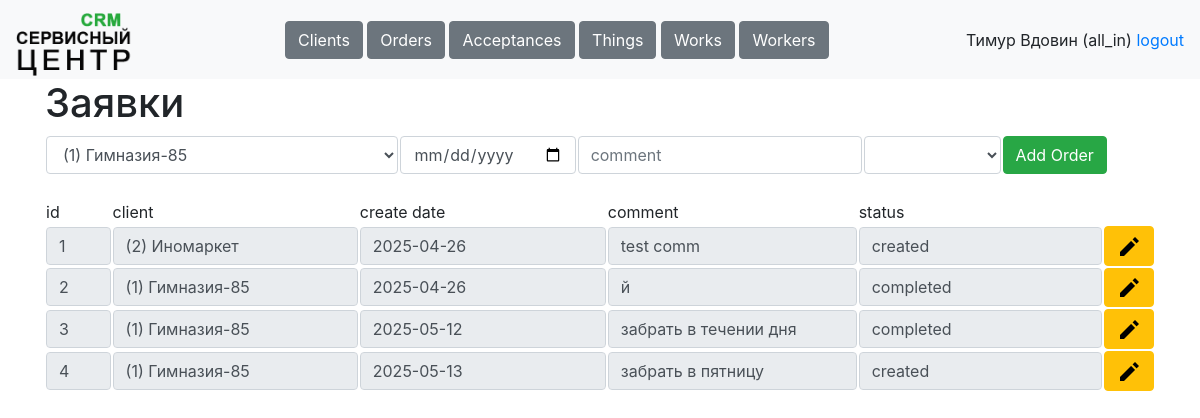
/tables/orders (signed in), run on the app's committed database.
### data/tables.py (models this page shows, shortened)
class Worker(db_session.SqlAlchemyBase, SerializerMixin, UserMixin):
    __tablename__ = 'workers'
    id = Column(sqlalchemy.Integer, primary_key=True, autoincrement=True)
    username = Column(sqlalchemy.String, nullable=True)
    name = Column(sqlalchemy.String, nullable=True)
    password = Column(sqlalchemy.String, nullable=True)
    role = Column(sqlalchemy.String, nullable=True)
    phone = Column(sqlalchemy.String, nullable=True)
    comment = Column(sqlalchemy.String, nullable=True)
    works = orm.relationship('Work', back_populates='worker')
    acceptances = orm.relationship('Acceptance', back_populates='worker')

class Order(db_session.SqlAlchemyBase, SerializerMixin):
    __tablename__ = 'orders'
    id = Column(sqlalchemy.Integer, primary_key=True, autoincrement=True)
    client_id = Column(sqlalchemy.Integer, sqlalchemy.ForeignKey('clients.id'))
    create_date = Column(sqlalchemy.Date, default=dt.date.today())
    comment = Column(sqlalchemy.String, nullable=True, default='')
    status = Column(sqlalchemy.String, nullable=True, default='created')
    client = orm.relationship('Client')
    acceptances = orm.relationship('Acceptance', back_populates='order')

class Client(db_session.SqlAlchemyBase, SerializerMixin):
    __tablename__ = 'clients'
    id = Column(sqlalchemy.Integer, primary_key=True, autoincrement=True)
    name = Column(sqlalchemy.String, nullable=True, default='')
    address = Column(sqlalchemy.String, nullable=True, default='')
    phone = Column(sqlalchemy.String, nullable=True, default='')
    comment = Column(sqlalchemy.String, nullable=True, default='')
    orders = orm.relationship('Order', back_populates='client')
    things = orm.relationship('Thing', back_populates='client')

### main.py (the view)
@app.route('/tables/<table>', methods=['POST', 'GET'])
@stuff.login_and_role_required(current_user, '/tables/')
def tables(table):
    if request.method == 'GET':
        return render_template(f'{table}.html', sort='id', reverse=0, user=current_user)
    elif request.method == 'POST':
        stuff.update_entry(table, request.form)
        return redirect(f'/tables/{table}')

### main.py (called while the page is built)
@login_manager.user_loader
def load_user(worker_id):
    worker = stuff.db_sess.get(Worker, worker_id)
    return worker

### stuff.py (called while the page is built)
def is_role_acceptable(role, page):
    return True

def login_and_role_required(current_user, page):
    def wrapper(f):
        @wraps(f)
        def decorated_function(*args, **kwargs):
            if current_user.is_authenticated:
                if is_role_acceptable(current_user.role, page):
                    return f(*args, **kwargs)
                return redirect('/dashboard')
            resp = redirect('/login')
            return resp
        return decorated_function
    return wrapper

def get_table(table, sort='id', reverse=0):
    if table == 'clients':
        return db_sess.query(Client)
    elif table == 'orders':
        return db_sess.query(Order)
    elif table == 'acceptances':
        return db_sess.query(Acceptance)
    elif table == 'things':
        return db_sess.query(Thing)
    elif table == 'works':
        return db_sess.query(Work)
    elif table == 'workers':
        return db_sess.query(Worker)

### templates/orders.html (shortened to what this page needs)
{% extends "base.html"%}
{% block content %}
<h1>Заявки</h1>
<form method="post">
    <table>
        <tr>
            <td><select class="form-control" name="client">
                {% for client in get_table('clients', sort=sort, reverse=reverse) %}
                <option value="{{client.id}}">({{client.id}}) {{client.name}}</option>
                {% endfor %}
            </select></td>
            <td><input class="form-control" type="date" name="date"></td>
            <td><input class="form-control" placeholder="comment" name="comment"></td>
            <td><select class="form-control" name="status">
                <option></option>
                <option value="created">создана</option>
            </select></td>
            <td width="10%"><button type="submit" class="btn btn-success">Add Order</button></td>
        </tr>
    </table>
</form><br>
<table>
    <tr>
        <td width="6%">id</td>
        <td>client</td>
        <td>create date</td>
        <td>comment</td>
        <td colspan="2">status</td>
    </tr>
    {% for item in get_table("orders", sort=sort, reverse=reverse) %}
    <tr>
        <td width="6%"><input class="form-control" value="{{item.id}}" readonly></td>
        <td><input class="form-control" value="({{item.client.id}}) {{item.client.name}}" readonly></td>
        <td><input class="form-control" value="{{item.create_date}}" readonly></td>
        <td><input class="form-control" value="{{item.comment}}" readonly></td>
        <td><input class="form-control" value="{{item.status}}" readonly></td>
        <td><a class="btn btn-warning" href="/tables/orders/{{item.id}}" role="button"><img src="/static/icons/edit.png"></a></td>
    </tr>
    {% endfor %}
</table>
{% endblock %}

### templates/base.html (shortened to what this page needs)
<!doctype html>
<html>
<head>
    <link rel="stylesheet"
          href="https://stackpath.bootstrapcdn.com/bootstrap/4.4.1/css/bootstrap.min.css"
>
    <link rel="stylesheet" href="static/css/style.css" />
</head>
<body>
<header>
    <nav class="navbar navbar-light bg-light">
        <a class="navbar-brand" style="height: 63px;" href="/dashboard"><img height="63px" src="/static/icons/logo.png"></a>
        <div>
            {% if user.role == "manager" %}
                <a class="btn btn-secondary" href="/tables/clients" role="button">Clients</a>
                <a class="btn btn-secondary" href="/tables/orders" role="button">Orders</a>
            {% elif user.role == "courier" %}
                <a class="btn btn-secondary" href="/tables/orders" role="button">Orders</a>
                <a class="btn btn-secondary" href="/tables/acceptances" role="button">Acceptances</a>
                <a class="btn btn-secondary" href="/tables/things" role="button">Things</a>
            {% elif user.role == "worker" %}
                <a class="btn btn-secondary" href="/tables/acceptances" role="button">Acceptances</a>
                <a class="btn btn-secondary" href="/tables/works" role="button">Works</a>
                <a class="btn btn-secondary" href="/tables/things" role="button">Things</a>
            {% else %}
                <a class="btn btn-secondary" href="/tables/clients" role="button">Clients</a>
                <a class="btn btn-secondary" href="/tables/orders" role="button">Orders</a>
                <a class="btn btn-secondary" href="/tables/acceptances" role="button">Acceptances</a>
                <a class="btn btn-secondary" href="/tables/things" role="button">Things</a>
                <a class="btn btn-secondary" href="/tables/works" role="button">Works</a>
                <a class="btn btn-secondary" href="/tables/workers" role="button">Workers</a>
            {% endif %}
        </div>
        <div>
            <a>{{user.name}} ({{user.role}})</a>
            <a href="/logout">logout</a>
        </div>
    </nav>
</header>
<main role="main" class="container">
    {% block content %}{% endblock %}
</main>
</body>
</html>

### data on the page
Worker: name "Тимур Вдовин", role "all_in"
Order: id "1", client.id "(2) Иномаркет", create_date "2025-04-26", comment "test comm", status "created"
Order: id "2", client.id "(1) Гимназия-85", create_date "2025-04-26", comment "й", status "completed"
Order: id "3", client.id "(1) Гимназия-85", create_date "2025-05-12", comment "забрать в течении дня", status "completed"
Order: id "4", client.id "(1) Гимназия-85", create_date "2025-05-13", comment "забрать в пятницу", status "created"
